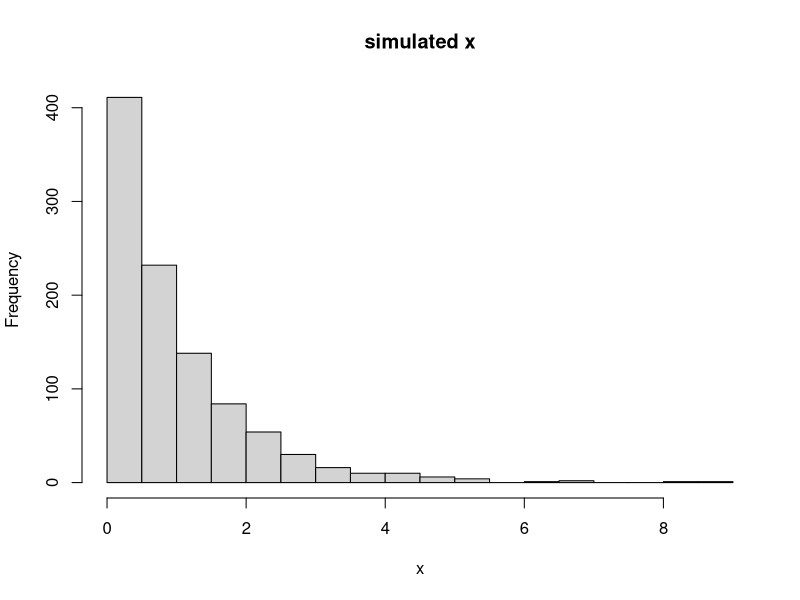
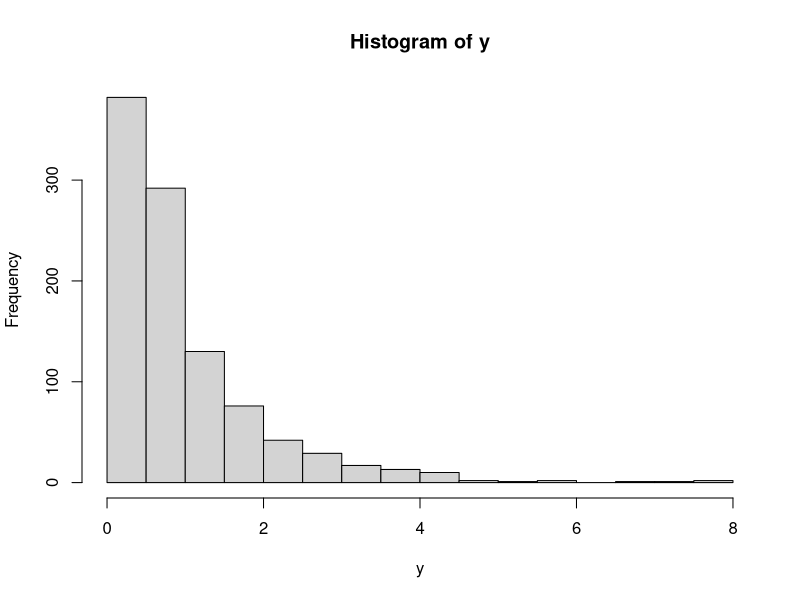
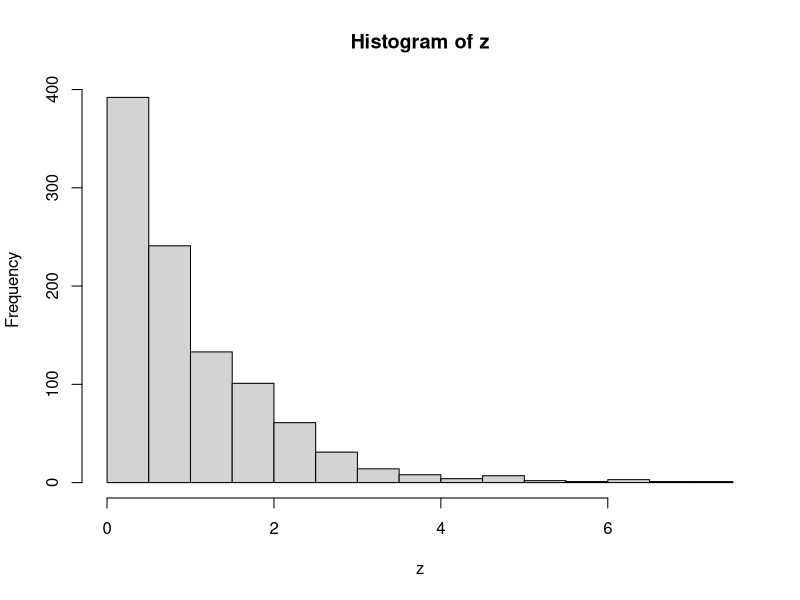
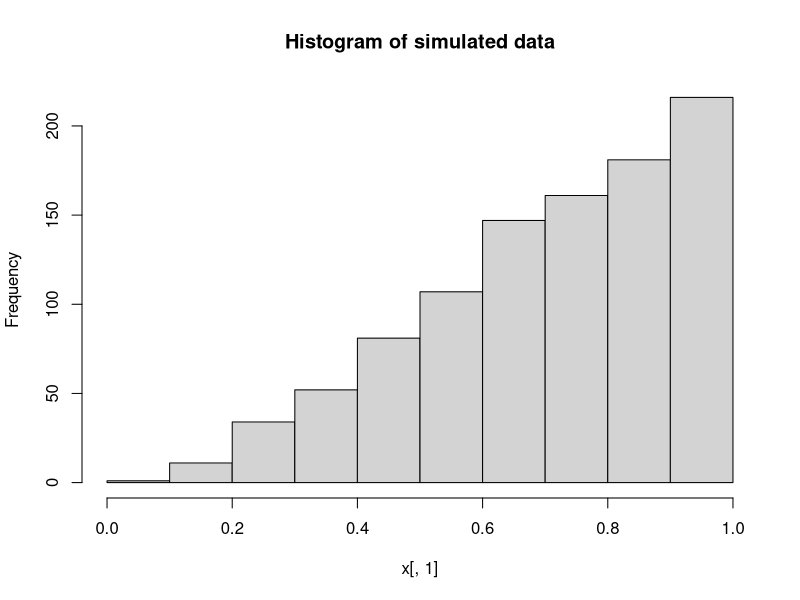
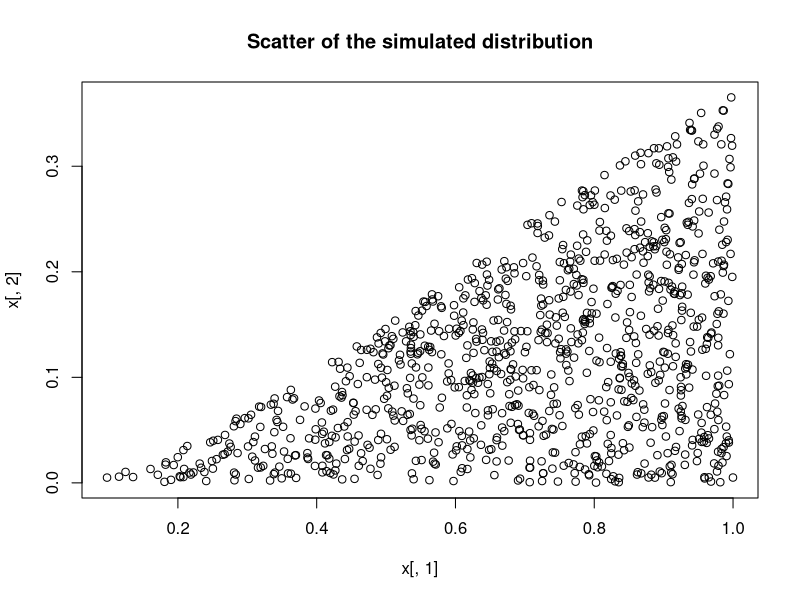
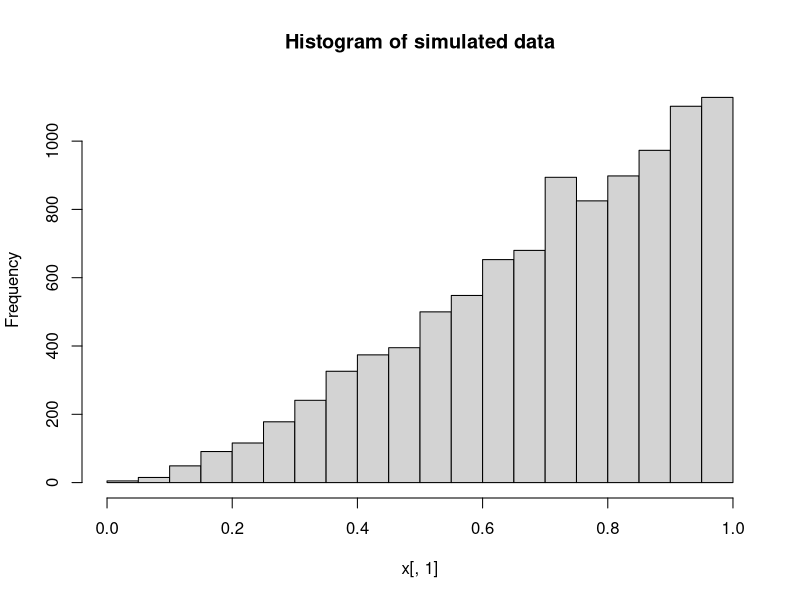
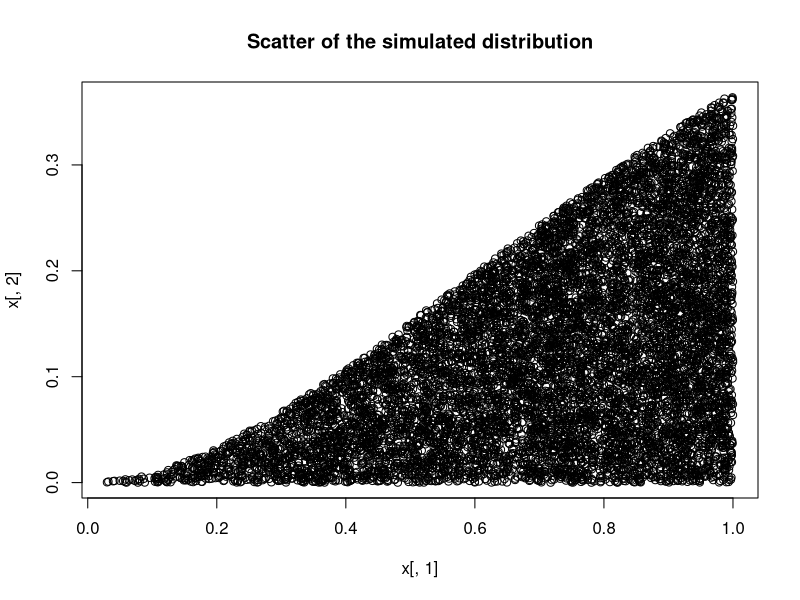
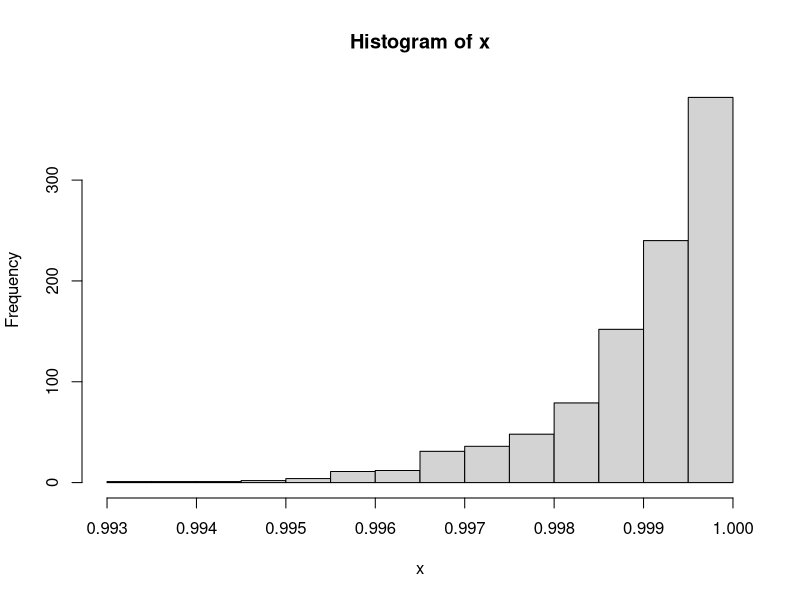

Write R code to recreate these figures, in order.
#Ex1
u=runif(100)
x=1+1*(u>0.2)+1*(u>0.35)+1*(u>0.6);x
table(x)

get.u=function(n){
  u=runif(n)
  x=1+1*(u>0.2)+1*(u>0.35)+1*(u>0.6);x
  out=table(x)
  return (out/n*100)
}
get.u(1000)


pp.check=function(nsim){
  nsim=100
  pp=matrix(NA,nrow=nsim,ncol=4)
  for(i in 1:nsim){
    u=runif(100)
    # x=1+1*(u>0.2)+1*(u>0.35)+1*(u>0.6)
    x=ifelse(u<0.4,4,ifelse(u<0.65,3,ifelse(u<0.85,1,2)));table(x)
    pp[i,]=as.numeric(table(x));pp
  }
  out=colMeans(pp)
  names(out)=c('p1','p2','p3','p4')
  return (out)
}
pp.check(nsim=100)


#Ex3
x=runif(100)
n=100
#permute 10 times
n.perm=10
perm=matrix(NA,nrow=n,ncol=n.perm)
for (i in 1:n.perm){  #每次perm
  x
  pos.perm=sample(1:n,size=n,replace=F);pos.perm
  x[pos.perm]
  perm[,i]=x[pos.perm]
  
}
perm   #100*10
colSums(perm)


#Ex4 指數分布inverse
inv.trans=function(n,lamda){
  u=runif(n)
  x=-log(1-u)/lamda
  return(x)
}
x=inv.trans(n=1000,lamda=1);x
hist(x,main='simulated x',breaks=20)
y=rexp(n=1000,rate=1) #check
hist(y,breaks=20)


#Ex5
get.inv.df=function(nsim,lamda,theda){
  u=runif(nsim)
  y=-log(1-u)/lamda
  x=y/theda
  return (x)
}
z=get.inv.df(1000,1,1)
hist(z)


#Ex8 exp
get.rej.sim=function(nsim){
  x.rej=c();y.rej=c()
  for(i in i:nsim){
    t=-1
    while (t<0){  #1筆
      x=rexp(n=1,rate=1);x
      y=runif(n=1,min=0,max=exp(-x));y
      diff=(x^2*exp(-x))-y;diff
      if(x>1|diff<0) t=-1 else t=y
    }
    x.rej[i]=x;y.rej[i]=y
  }
  return (cbind(x.rej,y.rej))
}

x=get.rej.sim(1000)
hist(x[,1], main= 'Histogram of simulated data')
plot(x[,1],x[,2], main= 'Scatter of the simulated distribution')


get.rej.sim2=function(nsim){
  x.rej=c();y.rej=c()
  for(i in i:nsim){
    t=-1
    while (t<0){  #1筆
      x=runif(1);x
      y=runif(n=1,min=0,max=0.4);y
      diff=(x^2*exp(-x))-y;diff
      if(x>1|diff<0) t=-1 else t=y
    }
    x.rej[i]=x;y.rej[i]=y
  }
  return (cbind(x.rej,y.rej))
}

x=get.rej.sim2(10000)

hist(x[,1], main= 'Histogram of simulated data')
plot(x[,1],x[,2], main= 'Scatter of the simulated distribution')

#Exercise1
inv.trans=function(nsim){
  nsim=1000
  u=runif(nsim);u
  x=u^(1/nsim);x
  return(x)
}
x=inv.trans(nsim=1000);x
hist(x,breaks=20)
y=rexp(n=1000,rate=1) 
hist(y)


#Exercise2
get.inv.df=function(nsim,theda){
  u=runif(nsim)
  y1=log(1-u)/theda
  x=nsim*y1
  return(x)
}
x=get.inv.df(nsim=1000,theda=1)
hist(x)

qnorm(0.2,mean=0,sd=1)
